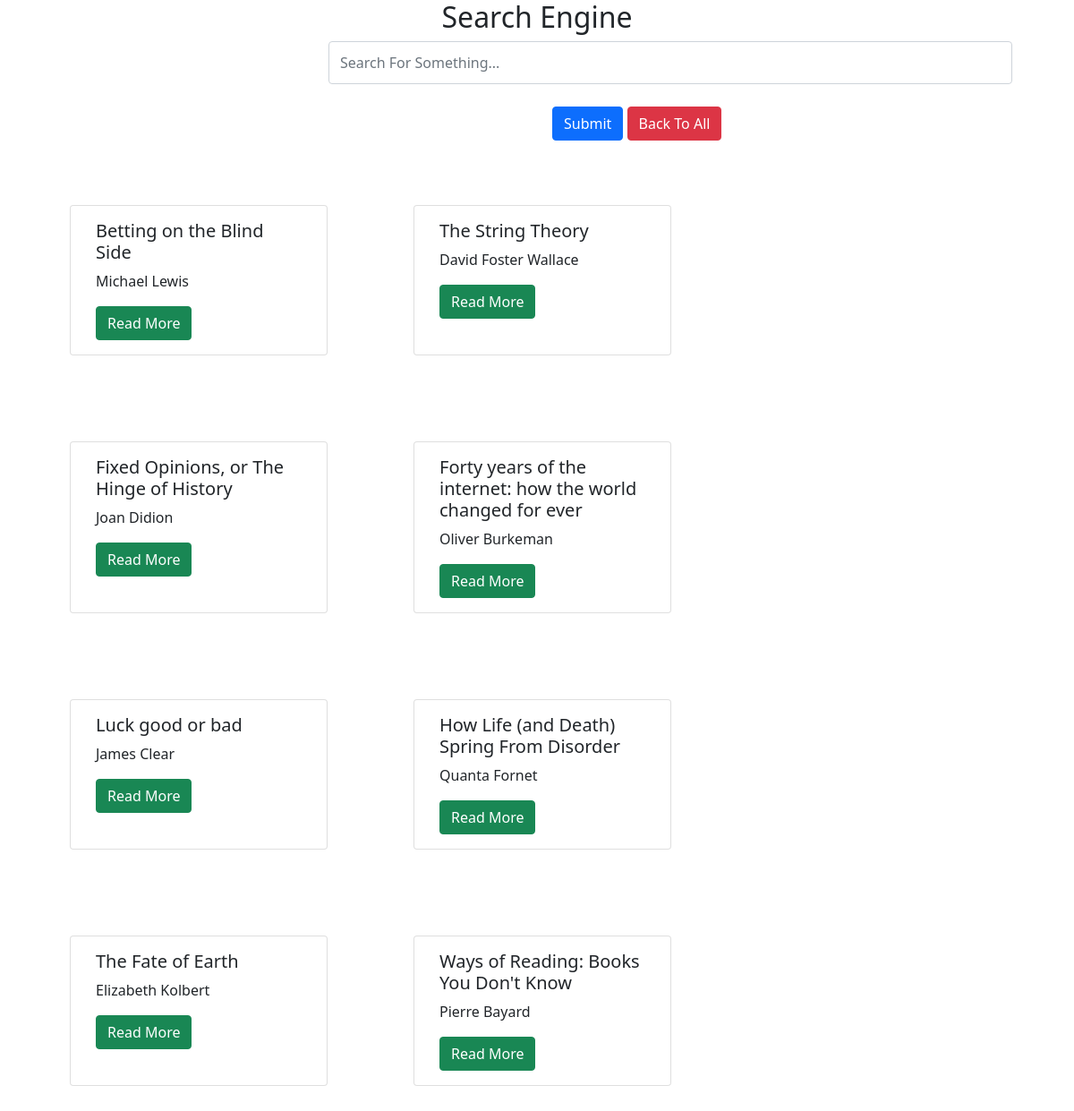
The app's page /search/ with its own data.
### search_engine/models.py (models this page shows, shortened)
class Article(models.Model):
    author = models.TextField()
    content = models.TextField()
    keywords = models.TextField()
    title = models.TextField()

### search_engine/views.py (the view)
# urls.py: 2. Add a URL to urlpatterns:  path('', views.home, name='home')
def home(request):
    context = {
            'articles': Article.objects.all()
        }
    return render(request, 'search_engine/home.html', context)

### search_engine/templates/search_engine/home.html (shortened to what this page needs)
{% extends "search_engine/base.html" %}
{% load static %}
{% block content %}
<html>
    <head>
        <link href="https://cdn.jsdelivr.net/npm/bootstrap@5.1.3/dist/css/bootstrap.min.css" rel="stylesheet">
    </head>
    <body>
        <div id='search-engine' class="d-flex flex-column aling-self-center justify-content-center align-content-center justify-self-center">
            <div class="container d-flex">
                <div>
                    <input type="text" size="30" style="height: 48px;margin-bottom:25px;margin-left:325px" class="form-control js-text" placeholder="Search For Something..."
                            style="margin-right: 15px;" />
                            <span class="input-group-btn" style="margin-left: 575px;">
                                <button class="btn btn-primary js-say" >
                                    Submit</button>
                                    <button class="back btn btn-danger" id="back-button">Back To All</button>
                            </span>
                </div>
            </div>
            <br>
            <div class="container" id='articles'>
                <div class="row">
                    {% for article in articles %}
                    <div class="card col-lg-3 col-sm-1 col-md-2 m-5" style="width: 18rem;">
                        <div class="card-body">
                          <h5 class="card-title">{{article.title}}</h5>
                          <p class="card-text">{{ article.author }}</p>
                          <a href="{% url 'read' article.id %}" class="btn btn-success">Read More</a>
                        </div>
                    </div>
                    {% endfor%}
                </div>
            </div>
        </div>
    </body>
</html>
{% endblock content %}

### search_engine/templates/search_engine/base.html (shortened to what this page needs)
<html>
    <head>
        <link href="https://cdn.jsdelivr.net/npm/bootstrap@5.1.3/dist/css/bootstrap.min.css" rel="stylesheet">
    </head>
    <body>
        <div>
            <h2 class="text-center">Search Engine</h2>
        </div>
        {% block content %}{% endblock %}
    </body>
</html>

### records on screen
Article: title "Betting on the Blind Side", author "Michael Lewis"
Article: title "The String Theory", author "David Foster Wallace"
Article: title "Fixed Opinions, or The Hinge of History", author "Joan Didion"
Article: title "Forty years of the internet: how the world changed for ever", author "Oliver Burkeman"
Article: title "Luck good or bad", author "James Clear"
Article: title "How Life (and Death) Spring From Disorder", author "Quanta Fornet"
Article: title "The Fate of Earth", author "Elizabeth Kolbert"
Article: title "Ways of Reading: Books You Don't Know", author "Pierre Bayard"
